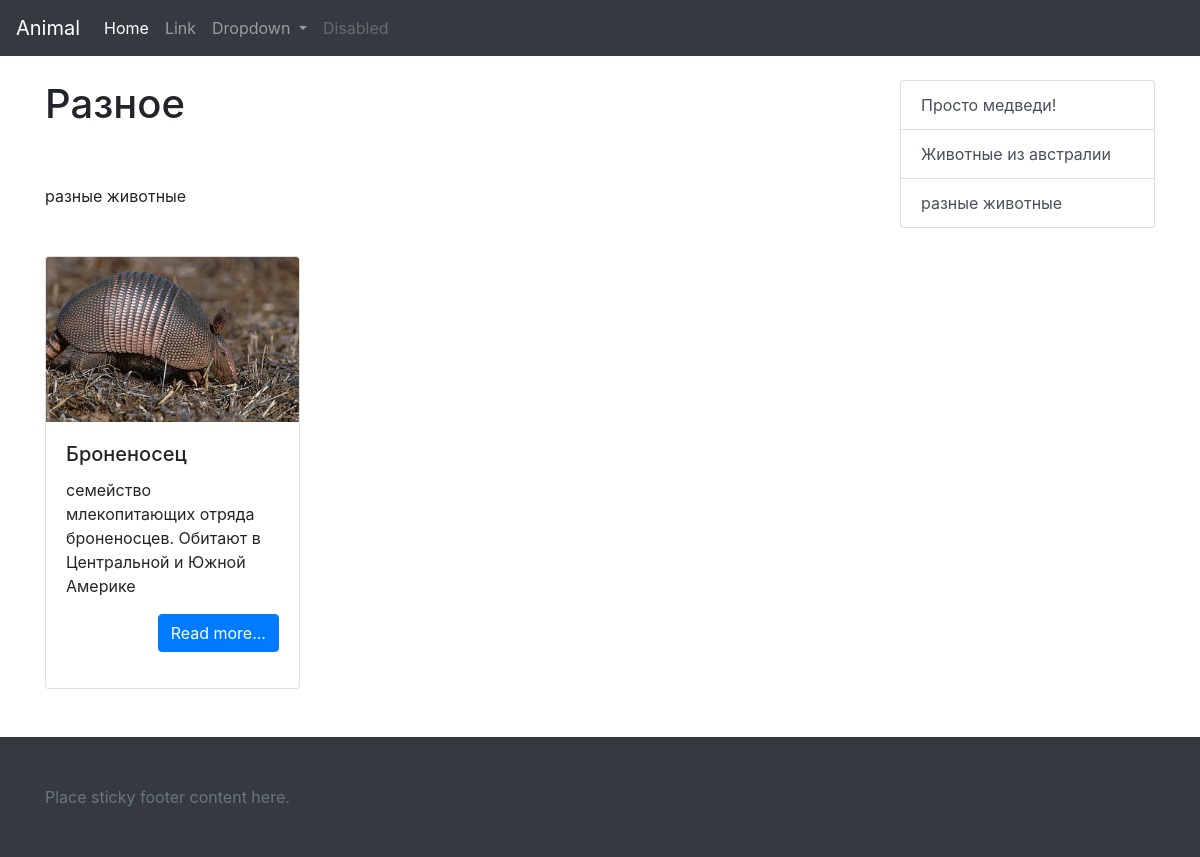
Screenshot of /category.php?id=3 with the database file from the repository.
### tables this page shows
CREATE TABLE `category` (
  `id` int(11) NOT NULL,
  `category` varchar(255) NOT NULL,
  `slug` varchar(255) NOT NULL,
  `image` text NOT NULL,
  `description` text NOT NULL
);

CREATE TABLE `info` (
  `id` int(11) NOT NULL,
  `title` varchar(255) NOT NULL,
  `category` int(11) NOT NULL,
  `descr_min` text NOT NULL,
  `description` text NOT NULL,
  `image` varchar(500) DEFAULT NULL
);

### core/function.php (called while the page is built, shortened)
<?php
function getPostFromCategory($conn){
    $sql = "SELECT * FROM info WHERE category=".$_GET['id'];
    $result = mysqli_query($conn, $sql);
    $a = array();
    if (mysqli_num_rows($result) > 0) {
        while($row = mysqli_fetch_assoc($result)) {
            $a[] = $row;
        }
    }
    return $a;
}
function getCatInfo($conn){
    $sql = "SELECT * FROM category WHERE id=".$_GET['id'];
    $result = mysqli_query($conn, $sql);
    if (mysqli_num_rows($result) > 0) {
        $row = mysqli_fetch_assoc($result);
    }
    return $row;
}
function getAllCatInfo($conn){
    $sql = "SELECT * FROM category";
    $result = mysqli_query($conn, $sql);
    $a = array();
    if (mysqli_num_rows($result) > 0) {
        while($row = mysqli_fetch_assoc($result)) {
            $a[] = $row;
        }
    }
    return $a;
}

### category.php (the view, shortened to what this page needs)
<?php
require_once('template/header.php');
$data = getPostFromCategory($conn);
$catList = getCatInfo($conn);
?>
<div class="container">
    <div class="row">
        <div class="col-lg-9">
            <div class="row">
                <div class="col-lg-12">
                <?php
                    echo "<h1>{$catList['category']}</h1>";
                ?>
                </div>
                <div class="col-lg-12">
                    <?php
                        echo "<div class='mb-5 mt-5'>".$catList['description']."</div>";
                    ?>
                </div>
            </div>
            <div class="row">
            <?php
                $out = '';
                for ($i=0; $i < count($data); $i++){
                    $out .='<div class="col-lg-4 col-md-6">';
                    $out .='<div class="card">';
                    $out .="<img src='/images/{$data[$i]['image']}' class='card-img-top'>";
                    $out .='<div class="card-body">';
                    $out .="<h5 class='card-title'>{$data[$i]['title']}</h5>";
                    $out .="<p class='card-text'>{$data[$i]['descr_min']}</p>";
                    $out .='<p class="text-right"><a href="/arcticle.php?id='.$data[$i]['id'].'" class="btn btn-primary">Read more...</a></p>';
                    $out .='</div>';
                    $out .='</div>';
                    $out .='</div>';
                }
                echo $out;
                ?>
            </div>
        </div>
        <div class="col-lg-3">
            <?php require_once('template/nav.php'); ?>
        </div>
    </div>
</div>
<?php
    require_once('template/footer.php');
?>

### template/nav.php
<?php
    $out = '<div class="list-group">';
    for ($i=0; $i < count($cat); $i++){
        $out .='<a class="list-group-item list-group-item-action" href="/category.php?id='.$cat[$i]['id'].'">';
        $out .= $cat[$i]['description'].'</a>';
    }
    echo $out;
    echo '</div>';
?>

### rows the page displays
category: category "Разное", description "разные животные"
info: image (picture), title "Броненосец", descr_min "семейство млекопитающих отряда броненосцев. Обитают в Центральной и Южной Америке"
category: description "Просто медведи!"
category: description "Животные из австралии"
